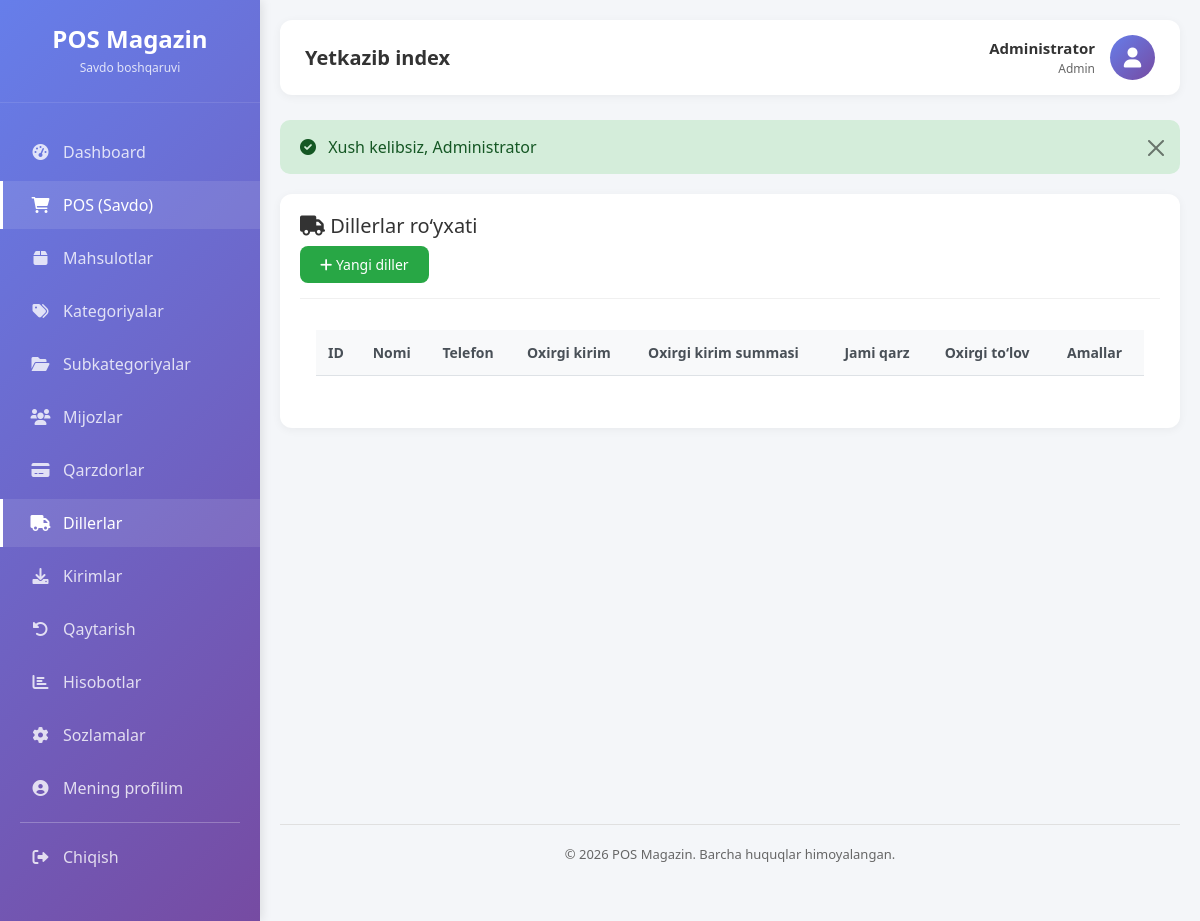
/yetkazib (signed in), run on an earlier commit of the app's database.
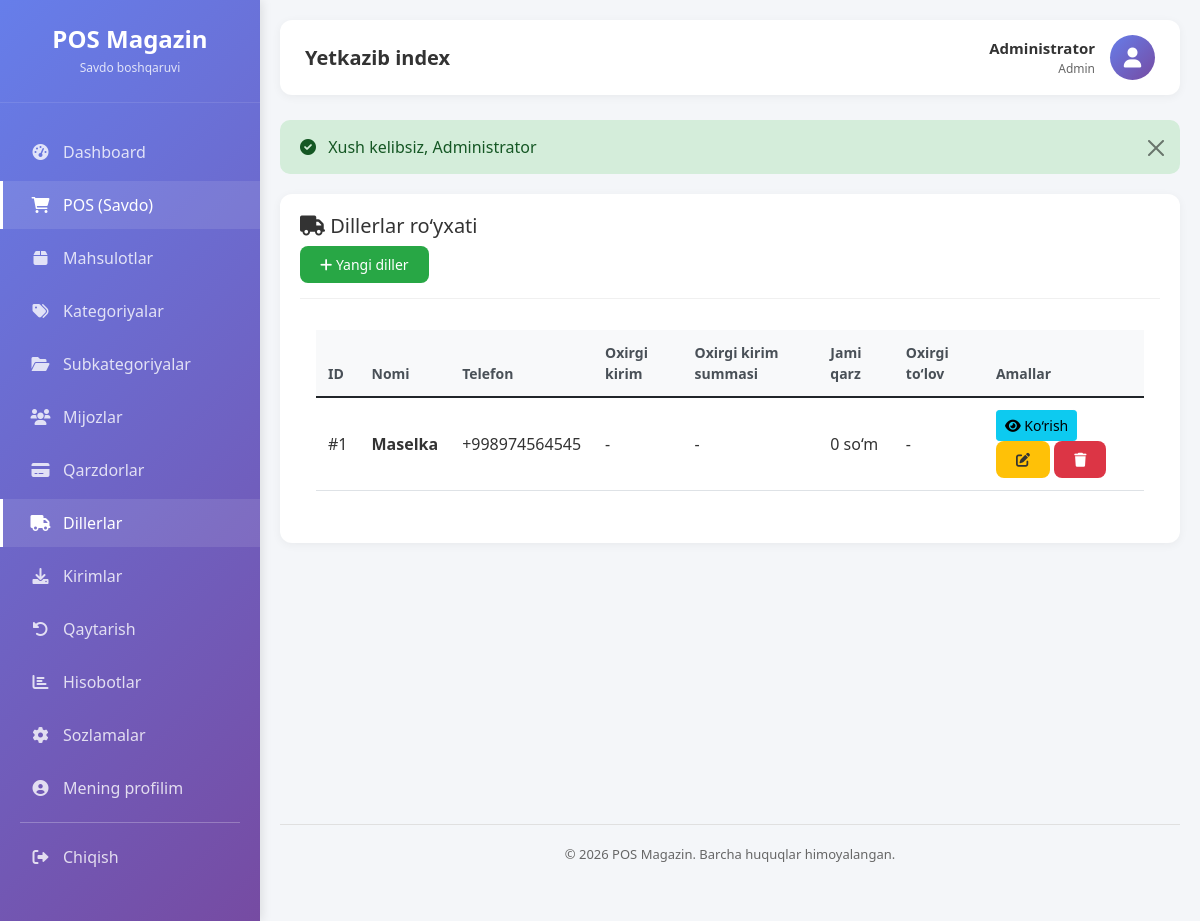
And on a later commit of the database.
### tables this page shows
CREATE TABLE `yetkazib_beruvchilar` (
  `id` int(20) UNSIGNED NOT NULL,
  `nomi` varchar(180) NOT NULL,
  `telefon` varchar(30) DEFAULT NULL,
  `manzil` varchar(255) DEFAULT NULL,
  `izoh` varchar(255) DEFAULT NULL,
  `kelish_kuni` varchar(20) DEFAULT NULL,
  `qarz` decimal(12,2) NOT NULL DEFAULT 0.00,
  `oxirgi_olingan_sana` date DEFAULT NULL,
  `eslatma` text DEFAULT NULL,
  `faol` tinyint(1) NOT NULL DEFAULT 1,
  `yaratilgan_vaqt` timestamp NULL DEFAULT current_timestamp(),
  `yangilangan_vaqt` timestamp NULL DEFAULT current_timestamp() ON UPDATE current_timestamp(),
  `ochirilgan_vaqt` timestamp NULL DEFAULT NULL,
  `tolash_muddati` int(11) DEFAULT NULL COMMENT 'To''lash muddati (kunlarda)',
  `tolash_eslatma` text DEFAULT NULL,
  `oxirgi_tolov_sana` date DEFAULT NULL,
  `jami_olingan` decimal(12,2) DEFAULT 0.00,
  `jami_tolangan` decimal(12,2) DEFAULT 0.00
);

### app/Views/pages/yetkazib/index.php (the view, shortened to what the changed rows need)
<div class="card">
    <div class="card-header">
        <h5><i class="fas fa-truck"></i> Dillerlar ro‘yxati</h5>
        <a href="/new-pos/yetkazib/create" class="btn btn-sm btn-success"><i class="fas fa-plus"></i> Yangi diller</a>
    </div>
    <div class="card-body">
        <div class="table-responsive">
            <table class="table table-hover">
                <thead>
                    <tr>
                        <th>ID</th>
                        <th>Nomi</th>
                        <th>Telefon</th>
                        <th>Oxirgi kirim</th>
                        <th>Oxirgi kirim summasi</th>
                        <th>Jami qarz</th>
                        <th>Oxirgi to‘lov</th>
                        <th>Amallar</th>
                    </tr>
                </thead>
                <tbody>
                    <?php foreach ($dillerlar as $d): ?>
                    <tr>
                        <td>#<?= $d['id'] ?></td>
                        <td>
                            <strong><?= htmlspecialchars($d['nomi']) ?></strong>
                        </td>
                        <td><?= $d['telefon'] ?? '-' ?></td>
                        <td>
                            <?php if ($d['last_kirim']): ?>
                                <?= date('d.m.Y', strtotime($d['last_kirim']['kirim_vaqt'])) ?>
                            <?php else: ?>
                                -
                            <?php endif; ?>
                        </td>
                        <td>
                            <?php if ($d['last_kirim']): ?>
                                <?= number_format($d['last_kirim']['jami_summa'] ?? 0, 0, ',', ' ') ?> so‘m
                            <?php else: ?>
                                -
                            <?php endif; ?>
                        </td>
                        <td>
                            <?php if ($d['qarz'] > 0): ?>
                                <span class="debt-badge"><?= number_format($d['qarz'], 0, ',', ' ') ?> so‘m</span>
                            <?php else: ?>
                                0 so‘m
                            <?php endif; ?>
                        </td>
                        <td><?= $d['oxirgi_tolov_sana'] ? date('d.m.Y', strtotime($d['oxirgi_tolov_sana'])) : '-' ?></td>
                        <td>
                            <a href="/new-pos/yetkazib/show/<?= $d['id'] ?>" class="btn btn-sm btn-info"><i class="fas fa-eye"></i> Ko‘rish</a>
                            <a href="/new-pos/yetkazib/edit/<?= $d['id'] ?>" class="btn btn-sm btn-warning"><i class="fas fa-edit"></i></a>
                            <?php if ($_SESSION['user']['rol_nomi'] == 'Admin'): ?>
                            <form method="POST" action="/new-pos/yetkazib/delete/<?= $d['id'] ?>" style="display:inline;" onsubmit="return confirm('Haqiqatan ham o‘chirmoqchimisiz?')">
                                <button type="submit" class="btn btn-sm btn-danger"><i class="fas fa-trash"></i></button>
                            </form>
                            <?php endif; ?>
                        </td>
                    </tr>
                    <?php endforeach; ?>
                </tbody>
            </table>
        </div>
    </div>
</div>

### public/index.php (shortened to what the changed rows need)
<?php
require_once __DIR__ . '/../config/database.php';
spl_autoload_register(function ($class) {
    $prefix = 'App\\';
    $base_dir = APP_PATH . '/';
    $len = strlen($prefix);
    $relative_class = substr($class, $len);
    $file = $base_dir . str_replace('\\', '/', $relative_class) . '.php';
});
$requestUri = $_SERVER['REQUEST_URI'];
$basePath = '/new-pos';
if (strpos($requestUri, $basePath) === 0) {
    $requestUri = substr($requestUri, strlen($basePath));
}
$requestUri = strtok($requestUri, '?');
$requestUri = str_replace('/public', '', $requestUri);
$requestUri = trim($requestUri, '/');
$routesFile = ROUTES_PATH . '/web.php';
$routes = require $routesFile;
$httpMethod = $_SERVER['REQUEST_METHOD'];
$isAjax = (!empty($_SERVER['HTTP_X_REQUESTED_WITH']) &&
    strtolower($_SERVER['HTTP_X_REQUESTED_WITH']) === 'xmlhttprequest');
$dispatchMethods = $isAjax ? ['AJAX', $httpMethod] : [$httpMethod];
route_dispatch($routes, $dispatchMethods, $requestUri);
function route_dispatch($routes, array $methods, $uri) {
    foreach ($methods as $method) {
        foreach ($routes[$method] as $pattern => $handler) {
        $pattern = trim($pattern, '/');
        $regexPattern = preg_replace('/\{[a-zA-Z0-9_]+\}/', '([^/]+)', $pattern);
        $regexPattern = '/^' . str_replace('/', '\/', $regexPattern) . '$/';
        if (preg_match($regexPattern, $uri, $matches)) {
            array_shift($matches);
            list($controller, $action) = $handler;
            $controllerInstance = new $controllerClass();
            call_user_func_array([$controllerInstance, $action], $matches);
            return;
        }
        }
    }
}

### app/Views/layouts/main.php (shortened to what the changed rows need)
<!DOCTYPE html>
<html lang="uz">
<head>
    <link rel="stylesheet" href="/new-pos/public/assets/css/responsive.css">
    <link href="https://cdn.jsdelivr.net/npm/bootstrap@5.1.3/dist/css/bootstrap.min.css" rel="stylesheet">
    <link rel="stylesheet" href="https://cdnjs.cloudflare.com/ajax/libs/font-awesome/6.0.0/css/all.min.css">
    <link rel="stylesheet" href="/new-pos/public/assets/css/style.css">
</head>
<body>
    <div class="wrapper">
        <div class="sidebar">
            <div class="sidebar-header">
                <h3><?= htmlspecialchars($companyName ?? 'POS Magazin') ?></h3>
                <p>Savdo boshqaruvi</p>
            </div>
            <ul class="nav-menu">
                <?php if ($_SESSION['user']['rol_nomi'] == 'Admin'): ?>
                <li class="nav-item">
                    <a href="/new-pos/dashboard" class="nav-link <?= strpos($_SERVER['REQUEST_URI'], 'dashboard') !== false ? 'active' : '' ?>">
                        <i class="fas fa-tachometer-alt"></i> <span>Dashboard</span>
                    </a>
                </li>
                <?php endif; ?>
                <li class="nav-item">
                    <a href="/new-pos/pos" class="nav-link <?= strpos($_SERVER['REQUEST_URI'], 'pos') !== false ? 'active' : '' ?>">
                        <i class="fas fa-shopping-cart"></i> <span>POS (Savdo)</span>
                    </a>
                </li>
                <li class="nav-item">
                    <a href="/new-pos/products" class="nav-link <?= strpos($_SERVER['REQUEST_URI'], 'products') !== false ? 'active' : '' ?>">
                        <i class="fas fa-box"></i> <span>Mahsulotlar</span>
                    </a>
                </li>
                <li class="nav-item">
                    <a href="/new-pos/categories" class="nav-link <?= strpos($_SERVER['REQUEST_URI'], 'categories') !== false ? 'active' : '' ?>">
                        <i class="fas fa-tags"></i> <span>Kategoriyalar</span>
                    </a>
                </li>
                <li class="nav-item">
                    <a href="/new-pos/subcategories" class="nav-link <?= strpos($_SERVER['REQUEST_URI'], 'subcategories') !== false ? 'active' : '' ?>">
                        <i class="fas fa-folder-open"></i> <span>Subkategoriyalar</span>
                    </a>
                </li>
                <li class="nav-item">
                    <a href="/new-pos/customers" class="nav-link <?= strpos($_SERVER['REQUEST_URI'], 'customers') !== false ? 'active' : '' ?>">
                        <i class="fas fa-users"></i> <span>Mijozlar</span>
                    </a>
                </li>
                <li class="nav-item">
                    <a href="/new-pos/debt" class="nav-link <?= strpos($_SERVER['REQUEST_URI'], 'debt') !== false ? 'active' : '' ?>">
                        <i class="fas fa-credit-card"></i> <span>Qarzdorlar</span>
                    </a>
                </li>
                <li class="nav-item">
                    <a href="/new-pos/yetkazib" class="nav-link <?= strpos($_SERVER['REQUEST_URI'], 'yetkazib') !== false ? 'active' : '' ?>">
                        <i class="fas fa-truck"></i> <span>Dillerlar</span>
                    </a>
                </li>
                <li class="nav-item">
                    <a href="/new-pos/kirim" class="nav-link <?= strpos($_SERVER['REQUEST_URI'], 'kirim') !== false ? 'active' : '' ?>">
                        <i class="fas fa-download"></i> <span>Kirimlar</span>
                    </a>
                </li>
                <li class="nav-item">
                    <a href="/new-pos/returns" class="nav-link <?= strpos($_SERVER['REQUEST_URI'], 'returns') !== false ? 'active' : '' ?>">
                        <i class="fas fa-undo-alt"></i> <span>Qaytarish</span>
                    </a>
                </li>
                <?php if ($_SESSION['user']['rol_nomi'] == 'Admin'): ?>
                <li class="nav-item">
                    <a href="/new-pos/reports" class="nav-link <?= strpos($_SERVER['REQUEST_URI'], 'reports') !== false ? 'active' : '' ?>">
                        <i class="fas fa-chart-bar"></i> <span>Hisobotlar</span>
                    </a>
                </li>
                <?php endif; ?>
                <?php if ($_SESSION['user']['rol_nomi'] == 'Admin'): ?>
                <li class="nav-item">
                    <a href="/new-pos/settings" class="nav-link <?= strpos($_SERVER['REQUEST_URI'], 'settings') !== false ? 'active' : '' ?>">
                        <i class="fas fa-cog"></i> <span>Sozlamalar</span>
                    </a>
                </li>
                <?php endif; ?>
                <li class="nav-item">
                    <a href="/new-pos/settings/profile" class="nav-link <?= strpos($_SERVER['REQUEST_URI'], 'profile') !== false ? 'active' : '' ?>">
                        <i class="fas fa-user-circle"></i> <span>Mening profilim</span>
                    </a>
                </li>
                <li class="nav-item divider">
                    <hr>
                </li>
                <li class="nav-item">
                    <a href="/new-pos/logout" class="nav-link">
                        <i class="fas fa-sign-out-alt"></i> <span>Chiqish</span>
                    </a>
                </li>
            </ul>
        </div>
        <div class="main-content">
            <div class="top-bar">
                <div class="page-title">
                    <h4><?= $title ?? 'Dashboard' ?></h4>
                </div>
                <div class="user-info">
                    <div class="user-details">
                        <div class="user-name"><?= $_SESSION['user']['fio'] ?? 'Foydalanuvchi' ?></div>
                        <div class="user-role"><?= $_SESSION['user']['rol_nomi'] ?? 'Role' ?></div>
                    </div>
                    <div class="user-avatar">
                        <i class="fas fa-user"></i>
                    </div>
                </div>
            </div>
            <?php if (isset($_SESSION['flash']['success'])): ?>
                <div class="alert alert-success alert-dismissible fade show" role="alert">
                    <i class="fas fa-check-circle me-2"></i> <?= $_SESSION['flash']['success'] ?>
                    <button type="button" class="btn-close" data-bs-dismiss="alert"></button>
                </div>
            <?php endif; ?>
            <div class="content-wrapper">
                <?= $content ?? '' ?>
            </div>
            <div class="footer">
                <p>© <?= date('Y') ?> POS Magazin. Barcha huquqlar himoyalangan.</p>
            </div>
        </div>
    </div>
</body>
</html>

What changed in the data, as far as the page shows it:
added yetkazib_beruvchilar: id "1", nomi "Maselka", telefon "+998974564545", qarz "0 so‘m"
